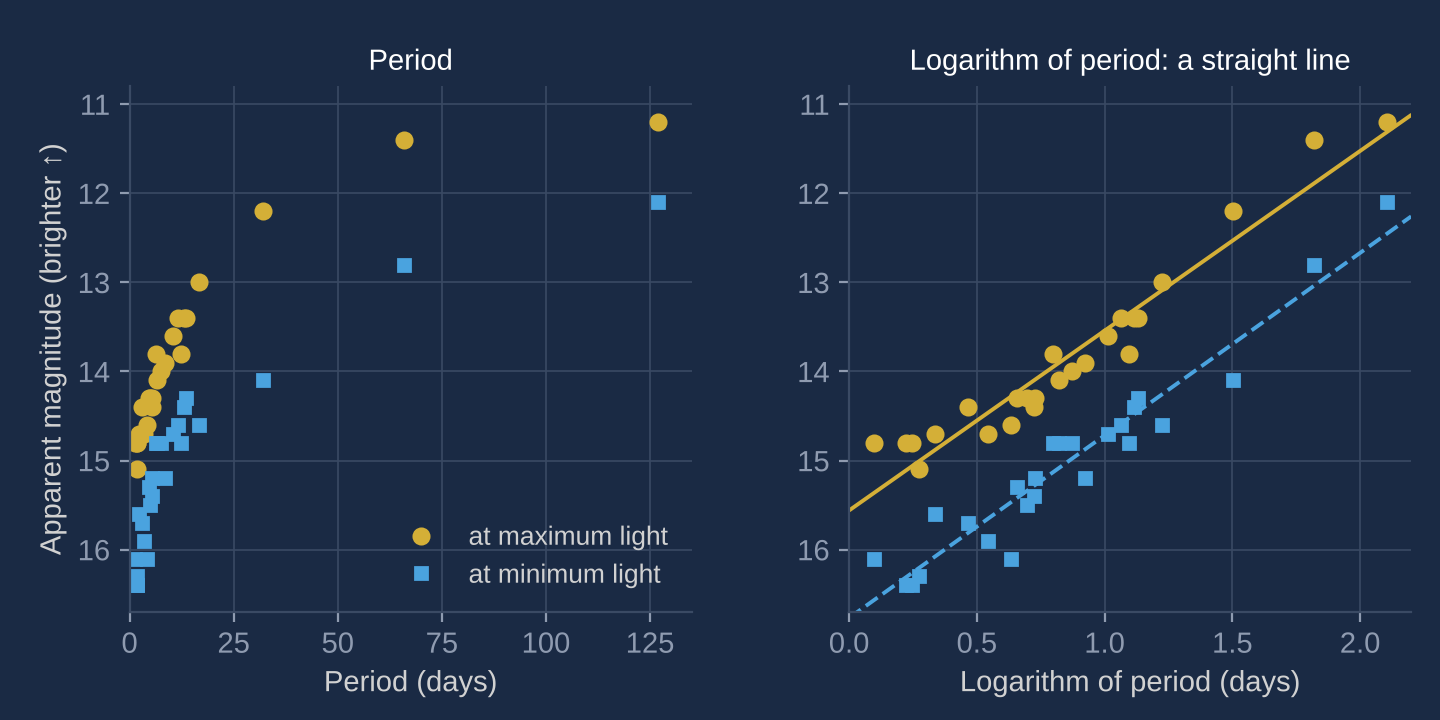

Write Python code to recreate this figure.
"""Leavitt's 1912 period-luminosity data, replotted.
Source: H. S. Leavitt (statement), E. C. Pickering (signed), "Periods of 25 Variable Stars in
the Small Magellanic Cloud," Harvard College Observatory Circular 173 (1912), Table I.
Columns used: Harvard number, photographic magnitude at maximum and minimum, period (days).
Lines are least-squares fits made here (magnitude vs log10 period), not Leavitt's own lines.
"""
import numpy as np
import matplotlib.pyplot as plt
from nbas_style import use, save
c = use()
T = [  # H, max, min, period (d)
 (1505,14.8,16.1,1.25336),(1436,14.8,16.4,1.6637),(1446,14.8,16.4,1.7620),
 (1506,15.1,16.3,1.87502),(1413,14.7,15.6,2.17352),(1460,14.4,15.7,2.913),
 (1422,14.7,15.9,3.501),(842,14.6,16.1,4.2897),(1425,14.3,15.3,4.547),
 (1742,14.3,15.5,4.9866),(1646,14.4,15.4,5.311),(1649,14.3,15.2,5.323),
 (1492,13.8,14.8,6.2926),(1400,14.1,14.8,6.650),(1355,14.0,14.8,7.483),
 (1374,13.9,15.2,8.397),(818,13.6,14.7,10.336),(1610,13.4,14.6,11.645),
 (1365,13.8,14.8,12.417),(1351,13.4,14.4,13.08),(827,13.4,14.3,13.47),
 (822,13.0,14.6,16.75),(823,12.2,14.1,31.94),(824,11.4,12.8,65.8),(821,11.2,12.1,127.0)]
assert len(T) == 25
P = np.array([t[3] for t in T]); mx = np.array([t[1] for t in T]); mn = np.array([t[2] for t in T])
lp = np.log10(P)
fig, (a1, a2) = plt.subplots(1, 2, figsize=(7.2, 3.6))
fig.subplots_adjust(left=0.09, right=0.98, top=0.88, bottom=0.15, wspace=0.28)
for ax, x in ((a1, P), (a2, lp)):
    ax.plot(x, mx, "o", color=c["a"], ms=5.5, label="at maximum light")
    ax.plot(x, mn, "s", color=c["b"], ms=4.5, label="at minimum light")
    ax.invert_yaxis(); ax.grid(True)
for y, col, ls in ((mx, c["a"], "-"), (mn, c["b"], "--")):
    k, b = np.polyfit(lp, y, 1)
    xx = np.linspace(0.0, 2.2, 10)
    a2.plot(xx, k*xx + b, color=col, lw=1.4, ls=ls)
    print("fit slope", round(k, 2), "intercept", round(b, 2))
a1.set_xlabel("Period (days)"); a1.set_ylabel("Apparent magnitude (brighter ↑)")
a2.set_xlabel("Logarithm of period (days)")
a1.set_title("Period", fontsize=10.5, color=c["strong"])
a2.set_title("Logarithm of period: a straight line", fontsize=10.5, color=c["strong"])
a1.set_xlim(0, 135); a2.set_xlim(0, 2.2)
for ax in (a1, a2): ax.set_ylim(16.7, 10.8)
a1.legend(loc="lower right", frameon=False, fontsize=9.5)
save(fig, "fig-leavitt-1912")
